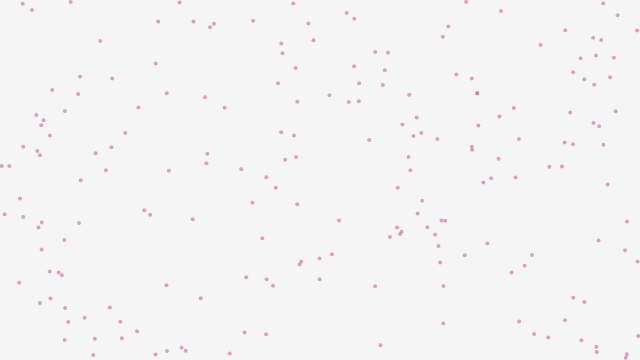
Frame 1 (no input)
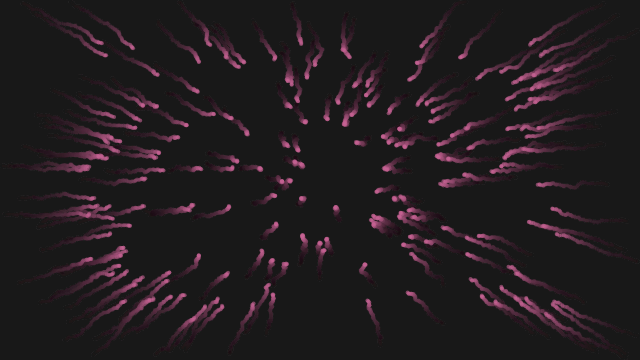
Frame 60 (no input)
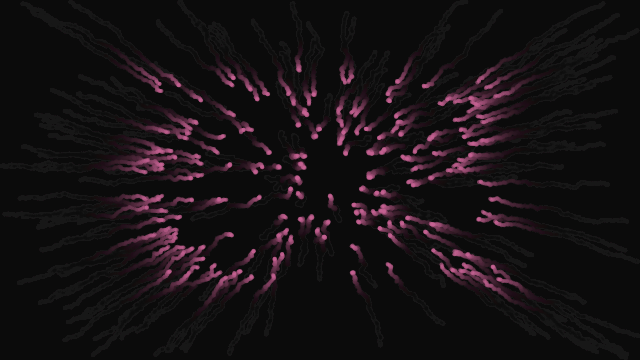
Frame 120 (the mouse pressed at the canvas centre since frame 60)

The p5.js sketch that drew these frames (run headless with seeded random() and noise() and a simulated clock; from frame 60 on, the mouse is pressed at the canvas centre):

// p5.js sketch
// ── sketch.js
// Simple rule-based sketch: particles constrained by rules
let particles = [];

function setup() {
  createCanvas(640, 360);
  for (let i = 0; i < 200; i++) particles.push({ x: random(width), y: random(height) });
  noStroke();
}

function draw() {
  fill(10, 10);
  rect(0, 0, width, height);
  fill(200, 100, 150, 150);
  for (let p of particles) {
    // rule: move slightly toward center
    p.x += (width / 2 - p.x) * 0.005 + random(-1, 1);
    p.y += (height / 2 - p.y) * 0.005 + random(-1, 1);
    ellipse(p.x, p.y, 4);
  }
}
